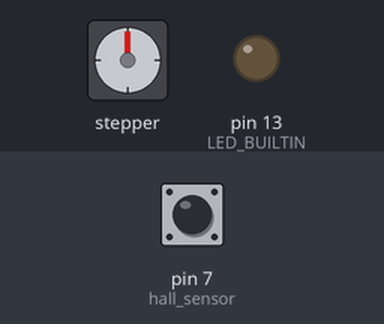
Recording of a sketch running on a simulated Arduino Uno, built with avr-gcc and run on an emulated ATmega328P. On the bench: stepper motor, output pins drawn as LEDs (lit = HIGH). The test bench sets the inputs (shaded band); at power-on: pin 7 (hall_sensor) HIGH. Stepper angles assume 2048 steps per turn.

Above: at 1.2 s.
1.3 s: pin 7 (hall_sensor) driven LOW
At 1.56 s:
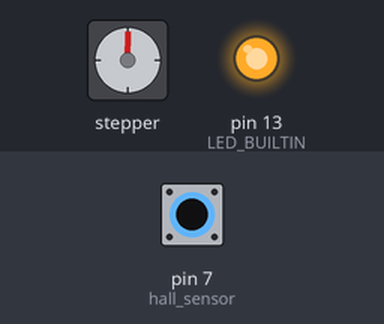
4.3 s: pin 7 (hall_sensor) driven HIGH
At 4.7 s:
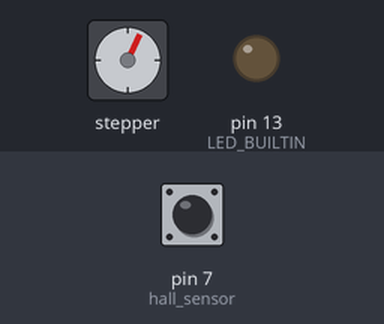
5.8 s: pin 7 (hall_sensor) driven LOW
At 6.21 s:
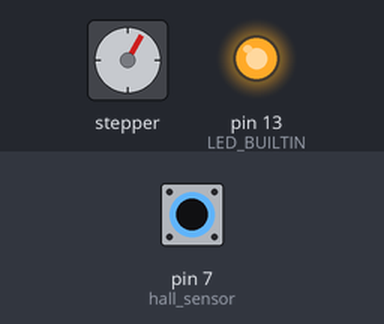
8.8 s: pin 7 (hall_sensor) driven HIGH
At 9.5 s:
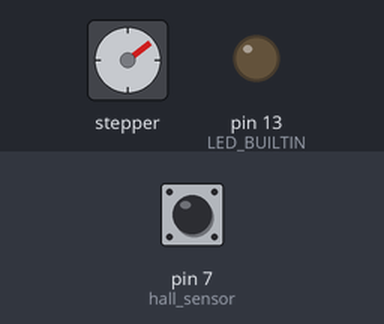
10.3 s: pin 7 (hall_sensor) driven LOW
At 10.63 s:
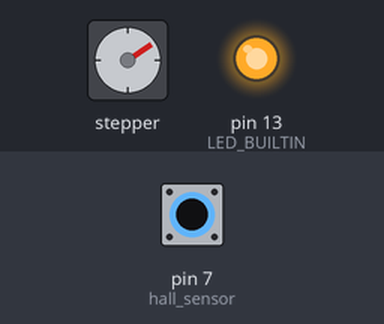
13.3 s: pin 7 (hall_sensor) pulsed HIGH 2 times (0.12 s each, 0.3 s apart)
At 13.37 s:
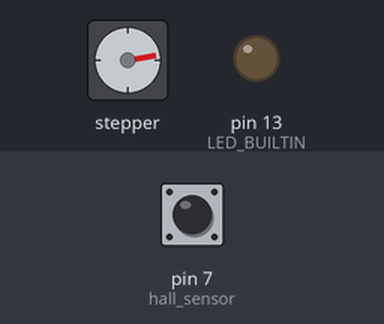
Timing chart, 0 to 19.5 s (numbered marks = the images above; inputs shaded):
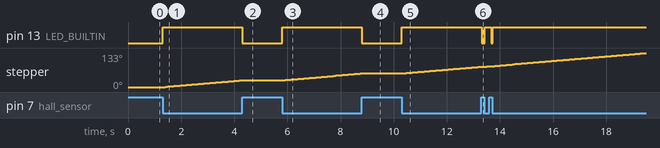

Measured:
- after the input at 1.3 s, pin 13 (LED_BUILTIN): LOW → HIGH at once; stepper: keeps turning clockwise at about 9°/s, starting after 0.10 s
- after the input at 4.3 s, pin 13 (LED_BUILTIN): HIGH → LOW at once; stepper: stops changing and stays 26°
- after the input at 5.8 s, pin 13 (LED_BUILTIN): LOW → HIGH at once; stepper: keeps turning clockwise at about 9°/s, starting at once
- after the input at 8.8 s, pin 13 (LED_BUILTIN): HIGH → LOW at once; stepper: stops changing and stays 53°
- after the input at 10.3 s, pin 13 (LED_BUILTIN): LOW → HIGH at once; stepper: keeps turning clockwise at about 9°/s, starting after 0.05 s
- after the input at 13.3 s, pin 13 (LED_BUILTIN): HIGH → LOW at once, → HIGH 0.12 s later, → LOW 0.24 s later, → HIGH 0.06 s later

The sketch:

Stepper_with_hall_sensor_stoppage.ino
```cpp
/*
	Capitulo 31 de Arduino desde cero en Español.
	Programa que utiliza la Libreria Stepper para el control de un motor unipolar
	de 5 hilos modelo 28BYJ-48 y su correspondiente driver ULN2003. Se establece una
	velocidad de 2 RPM y un total de 512 pasos equivalentes a un cuarto de vuelta.

	Autor: bitwiseAr

*/

#include <Stepper.h>			// incluye libreria stepper

int hall_sensor = 7;

Stepper motor1(2048, 8, 10, 9, 11);  	// pasos completos

void setup() {

  pinMode(hall_sensor, INPUT);

  pinMode(LED_BUILTIN, OUTPUT);
  digitalWrite(LED_BUILTIN, HIGH);

  motor1.setSpeed(2); // en RPM (valores de 1, 2 o 3 para 28BYJ-48)

}

void loop() {

  int sensorState = digitalRead(hall_sensor);

  if (sensorState == LOW) // si el iman no fue detectado entonces el motor esta girando y la luz apagada
  {
    digitalWrite(LED_BUILTIN, HIGH);
    motor1.step(4); // cantidad de pasos
  }

  else{
    digitalWrite(LED_BUILTIN, LOW); // si el iman fue detectado parar motor y prender la luz
  }

  delay(20);				// demora de 2 seg. por cuestiones practicas
}
```
